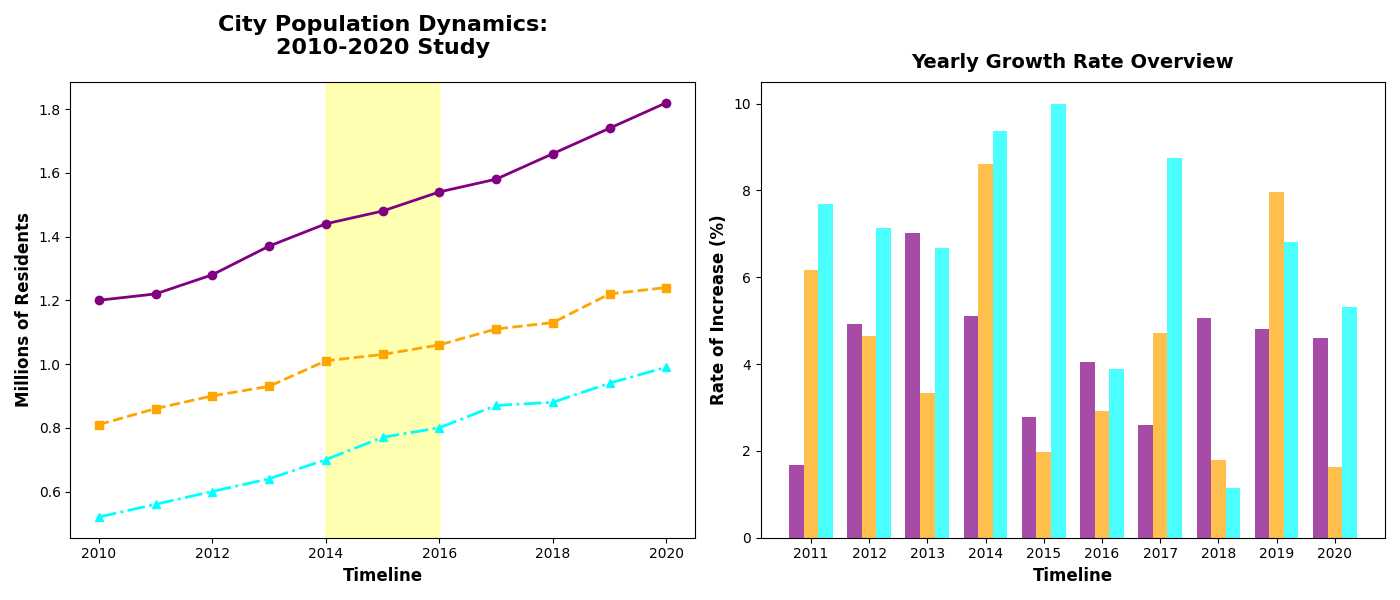

Reproduce this figure in Python.
import matplotlib.pyplot as plt
import numpy as np

years = np.arange(2010, 2021)

city1_population = [1.2, 1.22, 1.28, 1.37, 1.44, 1.48, 1.54, 1.58, 1.66, 1.74, 1.82]
city2_population = [0.81, 0.86, 0.9, 0.93, 1.01, 1.03, 1.06, 1.11, 1.13, 1.22, 1.24]
city3_population = [0.52, 0.56, 0.6, 0.64, 0.7, 0.77, 0.8, 0.87, 0.88, 0.94, 0.99]

def calculate_annual_growth_rate(data):
    return [100 * (data[k+1] - data[k]) / data[k] for k in range(len(data)-1)]

city1_growth = calculate_annual_growth_rate(city1_population)
city2_growth = calculate_annual_growth_rate(city2_population)
city3_growth = calculate_annual_growth_rate(city3_population)

fig, (ax1, ax2) = plt.subplots(1, 2, figsize=(14, 6))

ax1.plot(years, city1_population, marker='o', linestyle='-', color='purple', linewidth=2)
ax1.plot(years, city2_population, marker='s', linestyle='--', color='orange', linewidth=2)
ax1.plot(years, city3_population, marker='^', linestyle='-.', color='cyan', linewidth=2)
ax1.set_title("City Population Dynamics:\n2010-2020 Study", fontsize=16, fontweight='bold', pad=20)
ax1.set_xlabel('Timeline', fontsize=12, fontweight='bold')
ax1.set_ylabel('Millions of Residents', fontsize=12, fontweight='bold')
ax1.axvspan(2014, 2016, color='yellow', alpha=0.3)

ind = np.arange(len(city1_growth))
width = 0.25

ax2.bar(ind - width, city1_growth, width=width, color='purple', alpha=0.7)
ax2.bar(ind, city2_growth, width=width, color='orange', alpha=0.7)
ax2.bar(ind + width, city3_growth, width=width, color='cyan', alpha=0.7)
ax2.set_title('Yearly Growth Rate Overview', fontsize=14, fontweight='bold', pad=10)
ax2.set_xlabel('Timeline', fontsize=12, fontweight='bold')
ax2.set_ylabel('Rate of Increase (%)', fontsize=12, fontweight='bold')
ax2.set_xticks(ind)
ax2.set_xticklabels(years[1:])

plt.tight_layout()
plt.show()
